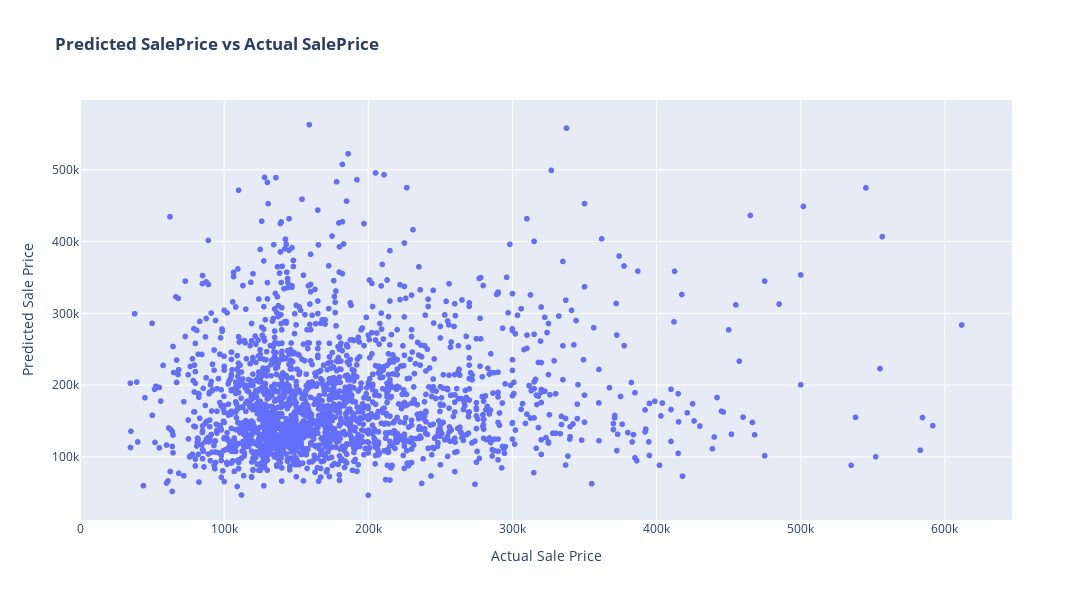

Here is the notebook cell this chart was saved with:
### Code cell
fig=px.scatter(df_tp,x='y_true',y='y_pred', width=1200,height=600,
              title="<b>Predicted SalePrice vs Actual SalePrice</b>",
              labels={
                  'y_true':"Actual Sale Price",
                  'y_pred':"Predicted Sale Price"
              })
fig.show()

### Figure 1 — Plotly figure (JSON) as saved in the notebook; plotly's stock layout.template omitted (floating-point values rounded to 4 significant figures; data arrays with more than 128 entries replaced by an {"elided": "..."} marker saying what was removed)
{"data": [{"hovertemplate": "Actual Sale Price=%{x}<br>Predicted Sale Price=%{y}<extra></extra>", "legendgroup": "", "marker": {"color": "#636efa", "symbol": "circle"}, "mode": "markers", "name": "", "showlegend": false, "type": "scattergl", "x": {"elided": "2043 int values"}, "xaxis": "x", "y": {"elided": "2043 float values"}, "yaxis": "y"}], "layout": {"height": 600, "legend": {"tracegroupgap": 0}, "title": {"text": "<b>Predicted SalePrice vs Actual SalePrice</b>"}, "width": 1200, "xaxis": {"anchor": "y", "domain": [0, 1], "title": {"text": "Actual Sale Price"}}, "yaxis": {"anchor": "x", "domain": [0, 1], "title": {"text": "Predicted Sale Price"}}}}
